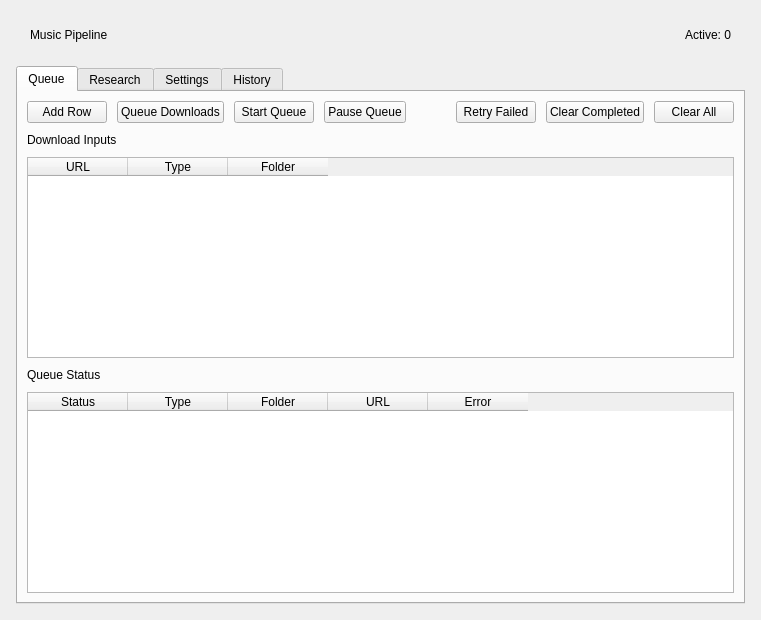
<?xml version="1.0" encoding="UTF-8"?>
<ui version="4.0">
 <class>DesktopWindow</class>
 <widget class="QWidget" name="DesktopWindow">
  <layout class="QVBoxLayout" name="rootLayout">
   <property name="leftMargin"><number>16</number></property>
   <property name="topMargin"><number>16</number></property>
   <property name="rightMargin"><number>16</number></property>
   <property name="bottomMargin"><number>16</number></property>
   <property name="spacing"><number>12</number></property>
   <item>
    <widget class="QFrame" name="Header">
     <layout class="QHBoxLayout" name="headerLayout">
      <property name="leftMargin"><number>14</number></property>
      <property name="topMargin"><number>12</number></property>
      <property name="rightMargin"><number>14</number></property>
      <property name="bottomMargin"><number>12</number></property>
      <item>
       <layout class="QVBoxLayout" name="titleLayout">
        <item><widget class="QLabel" name="HeaderTitle"><property name="text"><string>Music Pipeline</string></property></widget></item>
       </layout>
      </item>
      <item>
       <widget class="QLabel" name="active_jobs_label">
        <property name="text"><string>Active: 0</string></property>
        <property name="alignment"><set>Qt::AlignRight|Qt::AlignVCenter</set></property>
       </widget>
      </item>
     </layout>
    </widget>
   </item>
   <item>
    <widget class="QTabWidget" name="tabs">
     <widget class="QWidget" name="queue_tab">
      <attribute name="title"><string>Queue</string></attribute>
      <layout class="QVBoxLayout" name="queueLayout">
       <property name="spacing"><number>10</number></property>
       <item>
        <layout class="QHBoxLayout" name="queueActions">
         <item><widget class="QPushButton" name="add_row_btn"><property name="text"><string>Add Row</string></property></widget></item>
         <item><widget class="QPushButton" name="queue_btn"><property name="text"><string>Queue Downloads</string></property></widget></item>
         <item><widget class="QPushButton" name="start_queue_btn"><property name="text"><string>Start Queue</string></property></widget></item>
         <item><widget class="QPushButton" name="pause_queue_btn"><property name="text"><string>Pause Queue</string></property></widget></item>
         <item><spacer name="queueActionsSpacer"><property name="orientation"><enum>Qt::Horizontal</enum></property><property name="sizeHint" stdset="0"><size><width>40</width><height>20</height></size></property></spacer></item>
         <item><widget class="QPushButton" name="retry_failed_btn"><property name="text"><string>Retry Failed</string></property></widget></item>
         <item><widget class="QPushButton" name="clear_btn"><property name="text"><string>Clear Completed</string></property></widget></item>
         <item><widget class="QPushButton" name="clear_all_btn"><property name="text"><string>Clear All</string></property></widget></item>
        </layout>
       </item>
       <item><widget class="QLabel" name="downloadInputsLabel"><property name="text"><string>Download Inputs</string></property></widget></item>
       <item>
        <widget class="QTableWidget" name="queue_input_table">
         <property name="alternatingRowColors"><bool>true</bool></property>
         <column><property name="text"><string>URL</string></property></column>
         <column><property name="text"><string>Type</string></property></column>
         <column><property name="text"><string>Folder</string></property></column>
        </widget>
       </item>
       <item><widget class="QLabel" name="queueStatusLabel"><property name="text"><string>Queue Status</string></property></widget></item>
       <item>
        <widget class="QTableWidget" name="queue_status_table">
         <property name="alternatingRowColors"><bool>true</bool></property>
         <column><property name="text"><string>Status</string></property></column>
         <column><property name="text"><string>Type</string></property></column>
         <column><property name="text"><string>Folder</string></property></column>
         <column><property name="text"><string>URL</string></property></column>
         <column><property name="text"><string>Error</string></property></column>
        </widget>
       </item>
      </layout>
     </widget>
     <widget class="QWidget" name="research_tab">
      <attribute name="title"><string>Research</string></attribute>
      <layout class="QVBoxLayout" name="researchLayout">
       <property name="spacing"><number>10</number></property>
       <item>
        <layout class="QHBoxLayout" name="researchForm">
         <item><widget class="QLineEdit" name="research_name_edit"><property name="placeholderText"><string>Artist name</string></property></widget></item>
         <item><widget class="QLineEdit" name="research_aliases_edit"><property name="placeholderText"><string>Aliases (comma separated)</string></property></widget></item>
         <item><widget class="QLineEdit" name="research_albums_edit"><property name="placeholderText"><string>Known albums (comma separated)</string></property></widget></item>
        </layout>
       </item>
       <item>
        <layout class="QHBoxLayout" name="researchOptions">
         <item><widget class="QCheckBox" name="research_singles_check"><property name="text"><string>Find singles</string></property><property name="checked"><bool>true</bool></property></widget></item>
         <item><widget class="QCheckBox" name="research_unknown_check"><property name="text"><string>Find other albums</string></property><property name="checked"><bool>true</bool></property></widget></item>
         <item><spacer name="researchOptionsSpacer"><property name="orientation"><enum>Qt::Horizontal</enum></property><property name="sizeHint" stdset="0"><size><width>40</width><height>20</height></size></property></spacer></item>
         <item><widget class="QLabel" name="research_status_label"><property name="text"><string>Idle</string></property></widget></item>
         <item><widget class="QPushButton" name="research_start_btn"><property name="text"><string>Start Research</string></property></widget></item>
         <item><widget class="QPushButton" name="research_cancel_btn"><property name="text"><string>Cancel</string></property><property name="enabled"><bool>false</bool></property></widget></item>
        </layout>
       </item>
       <item><widget class="QPlainTextEdit" name="research_log"><property name="maximumHeight"><number>150</number></property><property name="readOnly"><bool>true</bool></property></widget></item>
       <item>
        <widget class="QTableWidget" name="research_table">
         <property name="alternatingRowColors"><bool>true</bool></property>
         <property name="selectionBehavior"><enum>QAbstractItemView::SelectRows</enum></property>
         <property name="selectionMode"><enum>QAbstractItemView::ExtendedSelection</enum></property>
         <column><property name="text"><string>Type</string></property></column>
         <column><property name="text"><string>Title</string></property></column>
         <column><property name="text"><string>Duration</string></property></column>
         <column><property name="text"><string>URL</string></property></column>
         <column><property name="text"><string>Download as</string></property></column>
        </widget>
       </item>
       <item>
        <layout class="QHBoxLayout" name="researchQueueActions">
         <item><widget class="QPushButton" name="research_select_all_btn"><property name="text"><string>Select All</string></property></widget></item>
         <item><spacer name="researchQueueSpacer"><property name="orientation"><enum>Qt::Horizontal</enum></property><property name="sizeHint" stdset="0"><size><width>40</width><height>20</height></size></property></spacer></item>
         <item><widget class="QPushButton" name="research_queue_btn"><property name="text"><string>Queue Selected</string></property></widget></item>
        </layout>
       </item>
      </layout>
     </widget>
     <widget class="QWidget" name="settings_tab">
      <attribute name="title"><string>Settings</string></attribute>
      <layout class="QVBoxLayout" name="settingsLayout">
       <property name="spacing"><number>12</number></property>
       <item>
        <layout class="QHBoxLayout" name="downloadFolderRow">
         <item><widget class="QLabel" name="downloadFolderLabel"><property name="text"><string>Download Folder</string></property></widget></item>
         <item><widget class="QLineEdit" name="output_edit"/></item>
         <item><widget class="QPushButton" name="browse_folder_btn"><property name="text"><string>Browse...</string></property></widget></item>
        </layout>
       </item>
       <item>
        <layout class="QHBoxLayout" name="downloadGapRow">
         <item><widget class="QLabel" name="downloadGapLabel"><property name="text"><string>Gap Between Downloads (sec)</string></property></widget></item>
         <item><widget class="QSpinBox" name="gap_spin"><property name="maximum"><number>3600</number></property><property name="value"><number>12</number></property></widget></item>
         <item><widget class="QPushButton" name="save_settings_btn"><property name="text"><string>Save Settings</string></property></widget></item>
         <item><spacer name="downloadGapSpacer"><property name="orientation"><enum>Qt::Horizontal</enum></property><property name="sizeHint" stdset="0"><size><width>40</width><height>20</height></size></property></spacer></item>
        </layout>
       </item>
       <item>
        <layout class="QHBoxLayout" name="cookiesRow">
         <item><widget class="QPushButton" name="pick_cookies_btn"><property name="text"><string>Choose cookies.txt</string></property></widget></item>
         <item><widget class="QLabel" name="cookies_file_label"><property name="text"><string>No file selected</string></property></widget></item>
         <item><widget class="QPushButton" name="upload_cookies_btn"><property name="text"><string>Upload Cookies</string></property></widget></item>
        </layout>
       </item>
       <item><widget class="QLabel" name="cookies_status_label"><property name="text"><string>Cookies status: unknown</string></property></widget></item>
       <item>
        <layout class="QHBoxLayout" name="logsRow">
         <item><widget class="QPushButton" name="open_logs_btn"><property name="text"><string>Open Logs Folder</string></property></widget></item>
         <item><widget class="QLabel" name="logs_path_label"><property name="text"><string></string></property><property name="textInteractionFlags"><set>Qt::TextSelectableByMouse</set></property></widget></item>
        </layout>
       </item>
       <item><spacer name="settingsSpacer"><property name="orientation"><enum>Qt::Vertical</enum></property><property name="sizeHint" stdset="0"><size><width>20</width><height>40</height></size></property></spacer></item>
      </layout>
     </widget>
     <widget class="QWidget" name="history_tab">
      <attribute name="title"><string>History</string></attribute>
      <layout class="QVBoxLayout" name="historyLayout">
       <item>
        <layout class="QHBoxLayout" name="historyHeader">
         <item><widget class="QLabel" name="historyLabel"><property name="text"><string>Download History</string></property></widget></item>
         <item><spacer name="historyHeaderSpacer"><property name="orientation"><enum>Qt::Horizontal</enum></property><property name="sizeHint" stdset="0"><size><width>40</width><height>20</height></size></property></spacer></item>
         <item><widget class="QPushButton" name="refresh_history_btn"><property name="text"><string>Refresh</string></property></widget></item>
         <item><widget class="QPushButton" name="clear_history_btn"><property name="text"><string>Clear History</string></property></widget></item>
        </layout>
       </item>
       <item>
        <widget class="QTableWidget" name="history_table">
         <property name="alternatingRowColors"><bool>true</bool></property>
         <column><property name="text"><string>Created</string></property></column>
         <column><property name="text"><string>Status</string></property></column>
         <column><property name="text"><string>Type</string></property></column>
         <column><property name="text"><string>Folder</string></property></column>
         <column><property name="text"><string>URL</string></property></column>
         <column><property name="text"><string>Error</string></property></column>
        </widget>
       </item>
      </layout>
     </widget>
    </widget>
   </item>
  </layout>
 </widget>
 <resources/>
 <connections/>
</ui>
